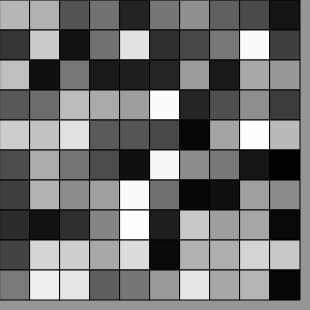
Frame 1 (no input)
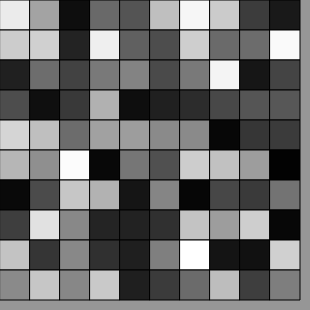
Frame 60 (no input)
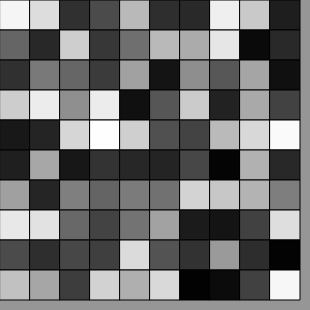
Frame 120 (the mouse pressed at the canvas centre since frame 60)

The p5.js sketch that drew these frames (run headless with seeded random() and noise() and a simulated clock; from frame 60 on, the mouse is pressed at the canvas centre):

// p5.js sketch
// ── sketch.js

let cols = 10 ; 

let raws = 10 ;

let colors = [] ; 

function setup () {
	createCanvas(310,310); 

} 


function draw(){
	background(150);

	for(let i=0 ; i < cols ; i++ ){
		colors[i] = [] ; 
		for( let j = 0 ; j < raws ; j++) {

			colors[i][j] = random(255);
		} 
	}

	for( let i=0 ; i < cols ; i++) {
		for ( let j = 0 ; j < raws ; j++ ){
			x = i * 30 ;
			y = j * 30 ;

			fill(colors[i][j]);
			rect(x , y , 30 ,30 )
		}



	}
}
